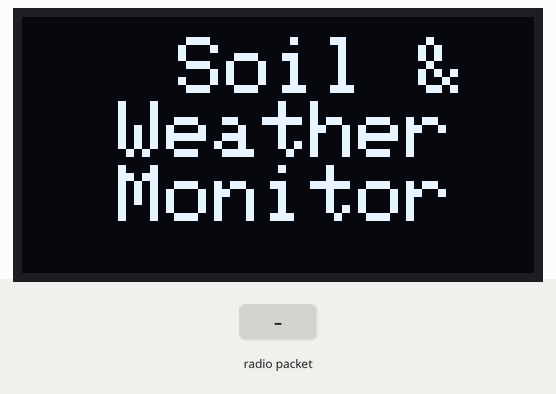
Recording of a sketch running on a simulated ESP32. Parts: 128×64 one-colour display. Inputs (shaded band) come from the test bench. WiFi joins after 1.5 s; servers stay silent unless stated; the local clock reads 2024-03-15 10:24:30 at power-on unless the sketch sets it; no radio packets arrive unless stated; what the sketch prints to the serial monitor is not drawn.

Above: at 1.7 s.
At 7.8 s:
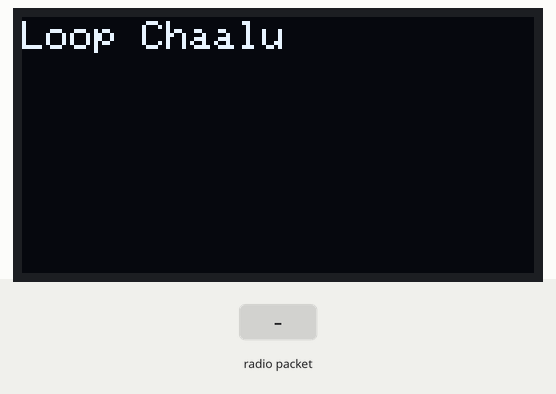
7.9 s: radio packet ":" arrives
At 13.7 s:
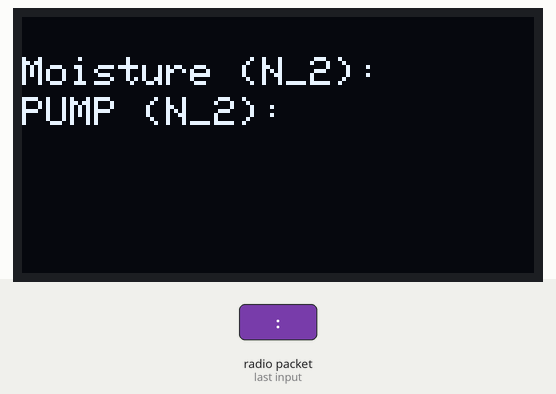
13.9 s: radio packet "1" arrives
At 16.0 s:
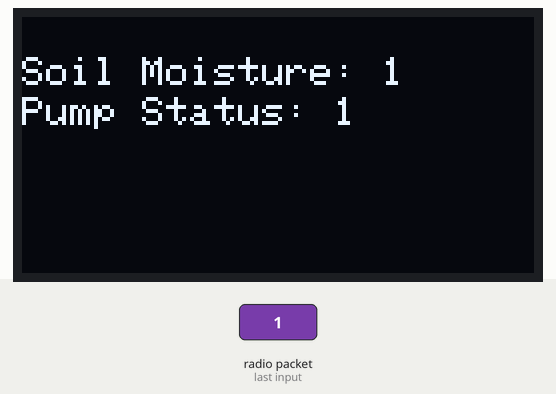
Timing chart, 0 to 17.5 s (numbered marks = the images above; inputs shaded):
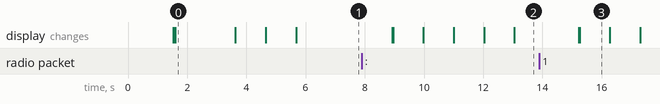

Measured:
- after the input at 7.9 s, the display: first changes after 1.0 s (image 2 shows a later state)
- after the input at 13.9 s, the display: first changes after 1.3 s (image 3 shows a later state)
- what the display in image 0 shows lasts 2.0 s, from 1.6 s to 3.6 s
- what the display in image 3 shows lasts 1.0 s, from 15.3 s to 16.3 s

The sketch:

LoRA_receiver_AP_Webserver.ino
```cpp
#include <WiFi.h>
#include <SPI.h>
#include <LoRa.h>
#include "esp_wpa2.h"
#include <Firebase_ESP_Client.h>
// #include <ESPAsyncWebServer.h>
#include <Adafruit_SSD1306.h>
#include "time.h"

              // Provide the token generation process info.
              #include "addons/TokenHelper.h"
              // Provide the RTDB payload printing info and other helper functions.
              #include "addons/RTDBHelper.h"

#define EAP_ANONYMOUS_IDENTITY "anonymous@iitr.ac.in" //anonymous@example.com, or you can use also nickname@example.com
#define EAP_IDENTITY "19915031" //nickname@example.com, at some organizations should work nickname only without realm, but it is not recommended
#define EAP_PASSWORD "Aranyacc20@" //password for eduroam account
//SSID NAME
const char* ssid = "IITR_WIFI";

// Insert Firebase project API Key
#define API_KEY "AIzaSyBcICVWYSSwPne1a5gjTdScTTftjpET7E0"
#define ss 15
#define rst 13
#define dio0 12


String receivedData;
//float sensor1, sensor2, sensor3, sensor4;

//OLED Display
#define SCREEN_WIDTH 128 // OLED display width, in pixels
#define SCREEN_HEIGHT 64
#define SCREEN_ADDRESS 0x3C
#define OLED_RESET     -1 // Reset pin # (or -1 if sharing Arduino reset pin)
Adafruit_SSD1306 display(SCREEN_WIDTH, SCREEN_HEIGHT, &Wire, OLED_RESET);


// Insert Authorized Email and Corresponding Password
#define USER_EMAIL "kramitsingh197@gmail.com"
              #define USER_PASSWORD "Amit@20041"

              // Insert RTDB URLefine the RTDB URL
              #define DATABASE_URL "https://farmlink-in-default-rtdb.asia-southeast1.firebasedatabase.app/"

              // Define Firebase objects
              FirebaseData fbdo;
              FirebaseAuth auth;
              FirebaseConfig config;

              // Variable to save USER UID
              String uid;

              // Database main path (to be updated in setup with the user UID)
              String databasePath;
              // Database child nodes
              String temp1Path = "/temp1";
              String hum1Path = "/hum1";
              String temp2Path = "/temp2";
              String hum2Path = "/hum2";
              String temp3Path = "/temp3";
              String hum3Path = "/hum3";
              String temp4Path = "/temp4";
              String hum4Path = "/hum4";
              String temp5Path = "/temp5";
              String hum5Path = "/hum5";

              String timePath = "/timestamp";

              // Parent Node (to be updated in every loop)
              String parentPath;

              int timestamp;
              FirebaseJson json;

              const char* ntpServer = "pool.ntp.org";

float temp1,temp2,temp3,temp4,hum1,hum2,hum3,hum4;


                  // Timer delay
                  unsigned long sendDataPrevMillis = 0;
                  unsigned long timerDelay = 5000;
                  // Function that gets current epoch time
            unsigned long getTime() {
              time_t now;
              struct tm timeinfo;
              if (!getLocalTime(&timeinfo)) {
                //Serial.println("Failed to obtain time");
                return(0);
              }
              time(&now);
              return now;
            }

void setup() {
  Serial.begin(115200);
  while (!Serial);

  LoRa.setPins(ss, rst, dio0);
  while (!LoRa.begin(433E6)) {
    Serial.println(".");
    delay(500);
  }

  Serial.print(F("Connecting to network: "));
  Serial.println(ssid);
  WiFi.disconnect(true);  //disconnect from WiFi to set new WiFi connection
  WiFi.mode(WIFI_STA); //init wifi mode

  WiFi.begin(ssid, WPA2_AUTH_PEAP, EAP_ANONYMOUS_IDENTITY, EAP_IDENTITY, EAP_PASSWORD); //WITHOUT CERTIFICATE - WORKING WITH EXCEPTION ON RADIUS SERVER

  while (WiFi.status() != WL_CONNECTED) {
    delay(500);
    Serial.print(F("."));
  }
  Serial.println("");
  Serial.println(F("WiFi is connected!"));
  Serial.println(F("IP address set: "));
  Serial.println(WiFi.localIP()); //print LAN IP address

    if(!display.begin(SSD1306_SWITCHCAPVCC, SCREEN_ADDRESS)) {
    Serial.println(F("SSD1306 allocation failed"));
    for(;;); // Don't proceed, loop forever
  }

  configTime(0, 0, ntpServer);
  // Assign the api key (required)
  config.api_key = API_KEY;
  // Assign the user sign in credentials
  auth.user.email = USER_EMAIL;
  auth.user.password = USER_PASSWORD;
  // Assign the RTDB URL (required)
  config.database_url = DATABASE_URL;
  Firebase.reconnectWiFi(true);
  fbdo.setResponseSize(4096);
  // Assign the callback function for the long running token generation task */
  config.token_status_callback = tokenStatusCallback; //see addons/TokenHelper.h
  // Assign the maximum retry of token generation
  config.max_token_generation_retry = 5;
  // Initialize the library with the Firebase authen and config
  Firebase.begin(&config, &auth);
  // Getting the user UID might take a few seconds
  Serial.println("Getting User UID");
  while ((auth.token.uid) == "") {
    Serial.print('.');
    delay(1000);
  }
  // Print user UID
  uid = auth.token.uid.c_str();
  Serial.print("User UID: ");
  Serial.println(uid);

  // Update database path
  databasePath = "/UsersData/" + uid + "/readings";


  display.clearDisplay();                   // clear the display's memory
  display.display();                        // display the cleared memory
  display.setTextSize(1);                   // set text size
  display.setTextColor(WHITE);

   display.clearDisplay();
   display.setTextSize(2);
   display.setCursor(3,5);
   display.println("   Soil & ");
   display.println("  Weather ");
   display.println("  Monitor ");
   display.display();
   delay(2000);

   display.clearDisplay();
   display.setTextSize(2);
   display.setCursor(0,1);
   display.println("Developed  by  ");
   display.println("   IIT  ");
   display.println(" ROORKEE");
   display.display();
   delay(1000);

  LoRa.setSyncWord(0xA5);
  Serial.println("LoRa Initializing OK!");
  display.clearDisplay();
  display.setTextSize(1);
  display.setCursor(15,0);
  display.print("LoRA Initialised");
  display.display();
  delay(1000);

display.clearDisplay();
display.setTextSize(1);
display.setCursor(0,1);
display.println("Loop Chaalu");
display.display();
delay(1000);


}

void loop() {
  int packetSize = LoRa.parsePacket();
  if (packetSize) {
    while (LoRa.available()) {
      receivedData = LoRa.readString();
    display.clearDisplay();
    display.setTextSize(1);
    display.setCursor(15,0);
    display.print("Data Available");
    display.display();
    }

    String sensor1, sensor2, sensor3, sensor4, sensor5, sensor6, sensor7, sensor8, sensor9, sensor10;
    int comma1 = receivedData.indexOf(":");
    int comma2 = receivedData.indexOf(":", comma1 + 1);
    int comma3 = receivedData.indexOf(":", comma2 + 1);
    int comma4 = receivedData.indexOf(":", comma3 + 1);
    int comma5 = receivedData.indexOf(":", comma4 + 1);
    int comma6 = receivedData.indexOf(":", comma5 + 1);
    int comma7 = receivedData.indexOf(":", comma6 + 1);
    int comma8 = receivedData.indexOf(":", comma7 + 1);
    int comma9 = receivedData.indexOf(":", comma8 + 1);
    sensor1 = receivedData.substring(0, comma1);//soil moisture
    sensor2 = receivedData.substring(comma1 + 1, comma2);//pump status
    sensor3 = receivedData.substring(comma2 + 1, comma3);//rain status
    sensor4 = receivedData.substring(comma3 + 1, comma4);//ambient temp
    sensor5 = receivedData.substring(comma4 + 1, comma5);//ambient humid
    sensor6 = receivedData.substring(comma5 + 1, comma6);//soil temp
    sensor7 = receivedData.substring(comma6 + 1, comma7);//node 1 moisture
    sensor8 = receivedData.substring(comma7 + 1, comma8);//node 1 pump
    sensor9 = receivedData.substring(comma8 + 1, comma9);//mode 2 moisture
    sensor10 = receivedData.substring(comma9 + 1);//node2  pump

    Serial.println(sensor1);
    Serial.println(sensor2);
    Serial.println(sensor3);
    Serial.println(sensor4);
    Serial.println(sensor5);
    Serial.println(sensor6);
    Serial.println(sensor7);
    Serial.println(sensor8);
    Serial.println(sensor9);
    Serial.println(sensor10);


    //Get current timestamp
    timestamp = getTime();
    Serial.print ("time: ");
    Serial.println (timestamp);


    display.clearDisplay();
    display.setCursor(0, 10);
    display.println("Soil Moisture: " + sensor1);
    display.setCursor(0, 20);
    display.println("Pump Status: " + sensor2);
    display.display();
    delay(1000);
    display.clearDisplay();

    display.setCursor(0, 10);
    display.println("Rain Status: " + sensor3);
    display.setCursor(0, 20);
    display.println("Amb. Temp.: " + sensor4);
    display.display();
    delay(1000);
    display.clearDisplay();

    display.setCursor(0, 10);
    display.println("Amb. Humm.: " + sensor5);
    display.setCursor(0, 20);
    display.println("Soil Temp." + sensor6);
    display.display();
    delay(1000);
    display.clearDisplay();
    display.setCursor(0, 10);
    display.println("Moisture (N_1): " + sensor7);
    display.setCursor(0, 20);
    display.println("PUMP (N_1): " + sensor8);
    display.display();
    delay(1000);
    display.clearDisplay();

    display.setCursor(0, 10);
    display.println("Moisture (N_2): " + sensor9);
    display.setCursor(0, 20);
    display.println("PUMP (N_2): " + sensor10);
    display.display();
    delay(1000);
    display.clearDisplay();

    parentPath= databasePath + "/" + String(timestamp);

    json.set(temp1Path.c_str(), sensor4);//ambient temp
    json.set(temp2Path.c_str(), sensor5);//ambient humidity
    json.set(temp3Path.c_str(), sensor1);//soil moisture main
    json.set(temp4Path.c_str(), sensor6);//soil temperature
    json.set(temp5Path.c_str(), sensor2);//pump main on/off
    json.set(hum1Path.c_str(), sensor3);//rain status
    json.set(hum2Path.c_str(), sensor7);//board1 moisture
    json.set(hum3Path.c_str(), sensor8);//board1 pump
    json.set(hum4Path.c_str(), sensor9);//board2 moisture
    json.set(hum5Path.c_str(), sensor10);//board2 pump
    json.set(timePath, String(timestamp));
    Serial.printf("Set json... %s\n", Firebase.RTDB.setJSON(&fbdo, parentPath.c_str(), &json) ? "ok" : fbdo.errorReason().c_str());


  }
}
```
